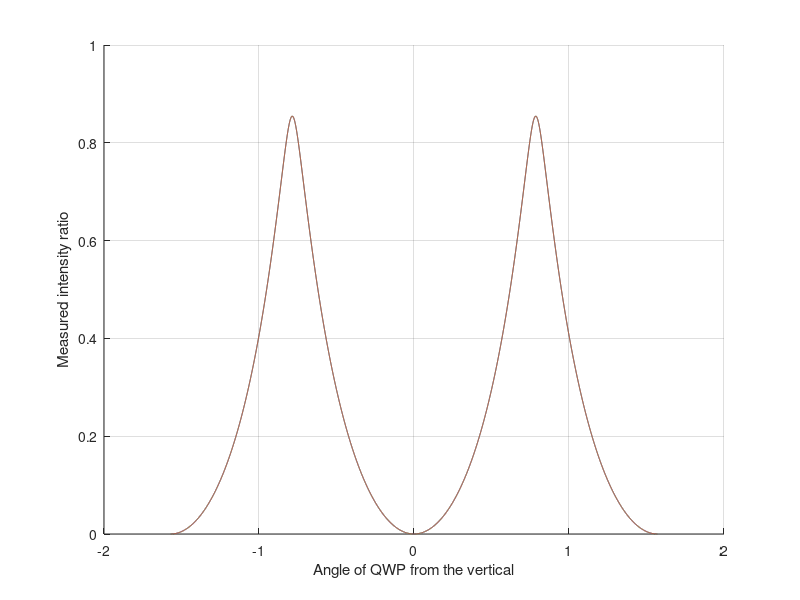
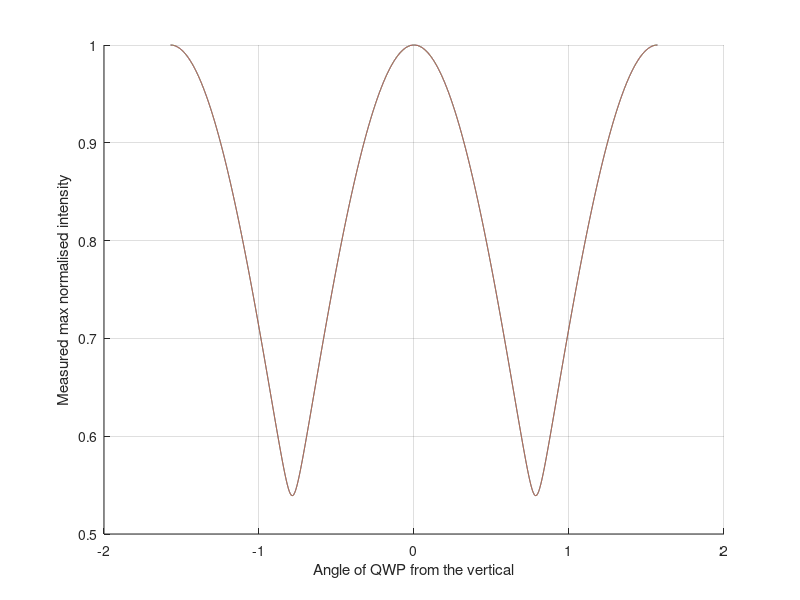
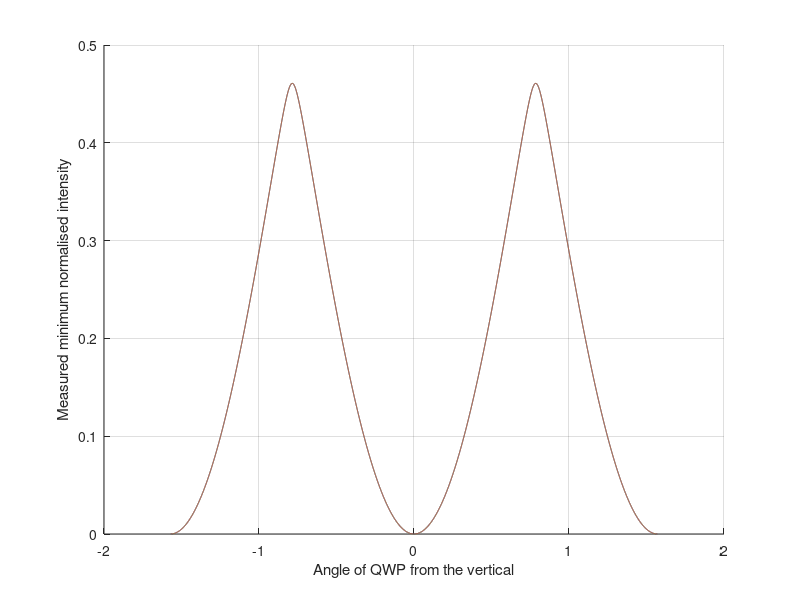
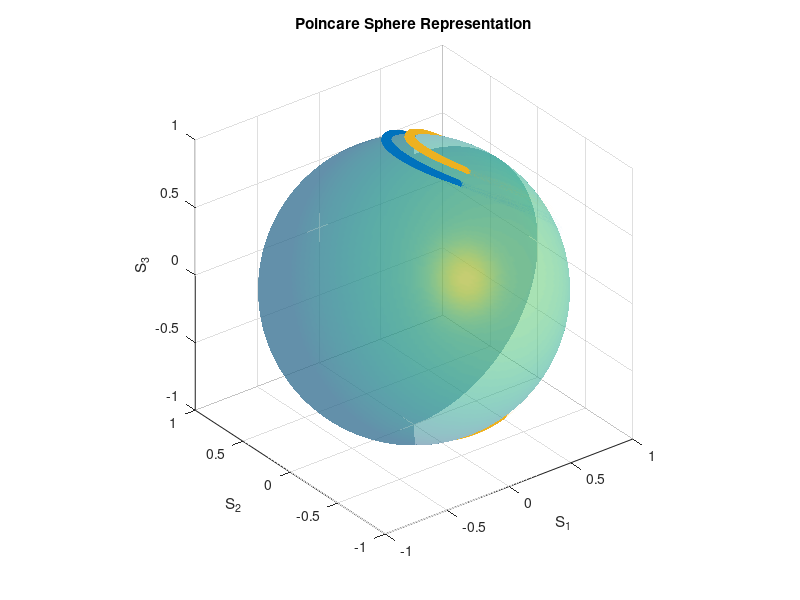

Source code (MATLAB) for these figures, in order:
%phi = linspace(-pi/5,pi/5,2)';
phi = linspace(-pi/2*0.05,pi/2*0.05,2)'; %approx. the worst impurity that we have
alpha = 0;
S = [cos(phi).*cos(alpha),cos(phi).*sin(alpha),sin(phi)]'; %stokes parameters
p_min = [];
p_max = [];
theta_vec = linspace(-pi/2,pi/2,1e4);
S_path = zeros(3,length(phi),length(theta_vec)); %bryce:change: theta->theta_vec
S_lin = zeros(4,length(phi),length(theta_vec));
jj = 1;
theta_anal = pi/2;
rot_mat = [1, 0, 0, 0; 
    0, cos(2*theta_anal), sin(2*theta_anal), 0;
    0, -sin(2*theta_anal),cos(2*theta_anal),0;
    0, 0, 0, 1];
lin_pol = 0.5.*[1,1,0,0;1,1,0,0;0,0,0,0;0,0,0,0];
for theta = theta_vec
    QWP = [cos(2*theta)^2, sin(2*theta)*cos(2*theta), -sin(2*theta);
        sin(2*theta)*cos(2*theta), sin(2*theta)^2, cos(2*theta);
        sin(2*theta), -cos(2*theta), 0];
    %QWP-inv(QWP)
    Sp = QWP*S;
    S_path(:,:,jj) = Sp;
    S_lin(:,:,jj) = lin_pol*rot_mat*[1,1;Sp];
    chi = 1/2*atan(Sp(3,:)./sqrt(Sp(1,:).^2+Sp(2,:).^2));
    p_min = [p_min;sin(chi).^2];
    p_max = [p_max;cos(chi).^2];
    jj = jj + 1;
end
figure(1109);
clf
hold on
for ii = 1:length(phi)
    plot(theta_vec,p_min(:,ii))
end
xlabel('Angle of QWP from the vertical')
ylabel('Measured minimum normalised intensity')
grid on
figure(1108);
clf
hold on
for ii = 1:length(phi)
    plot(theta_vec,p_max(:,ii))
end
xlabel('Angle of QWP from the vertical')
ylabel('Measured max normalised intensity')
grid on
figure(1107);
clf
hold on
for ii = 1:length(phi)
    plot(theta_vec,p_min(:,ii)./p_max(:,ii))
end
xlabel('Angle of QWP from the vertical')
ylabel('Measured intensity ratio')
grid on
figure(1111);
clf
plot(theta_vec,squeeze(S_lin(1,1,:)))
hold on
plot(theta_vec,squeeze(S_lin(1,2,:)))
xlabel('Angle of QWP from the vertical')
ylabel('Transmitted power through Pol Analyser')

%% bryce playing with ploting
figure(1110);
[x y z] = sphere(256);
h = surfl(x, y, z);
colormap(viridis)
set(h, 'FaceAlpha', 0.5)
shading interp
hold on
temp = squeeze(S_path(:,2,:));
scatter3(temp(1,:),temp(2,:),temp(3,:))
scatter3(S(1,1),S(2,1),S(3,1),'bx')
temp = squeeze(S_path(:,1,:));

scatter3(temp(1,:),temp(2,:),temp(3,:))
axis equal
title('Poincare Sphere Representation')
xlabel('S_1')
ylabel('S_2')
zlabel('S_3')
hold off